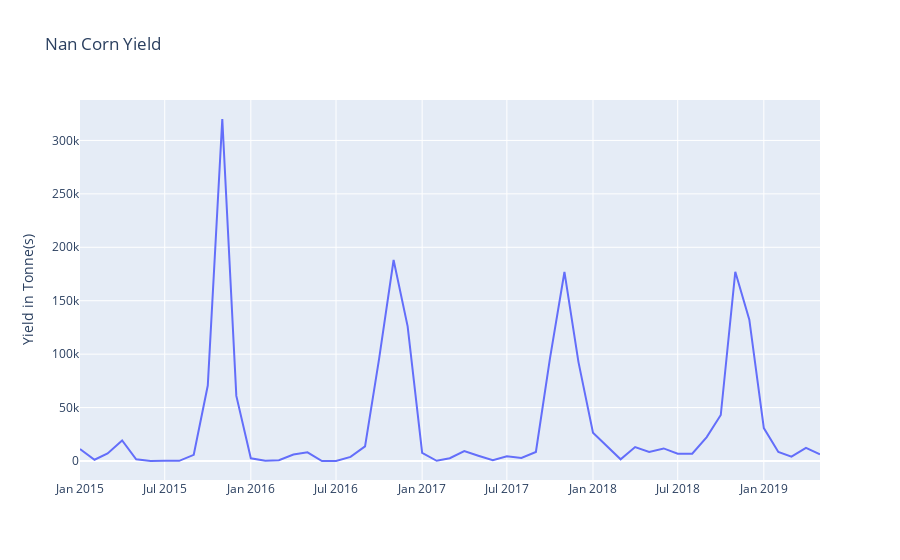

Notebook code cell kept with this figure:
### Code cell
py.iplot({'data':go.Scatter(x=df_yield.index, y=df_yield['y'], name='y'),
         'layout':dict(title = 'Nan Corn Yield',
                       yaxis = dict(title = 'Yield in Tonne(s)'))
         })
